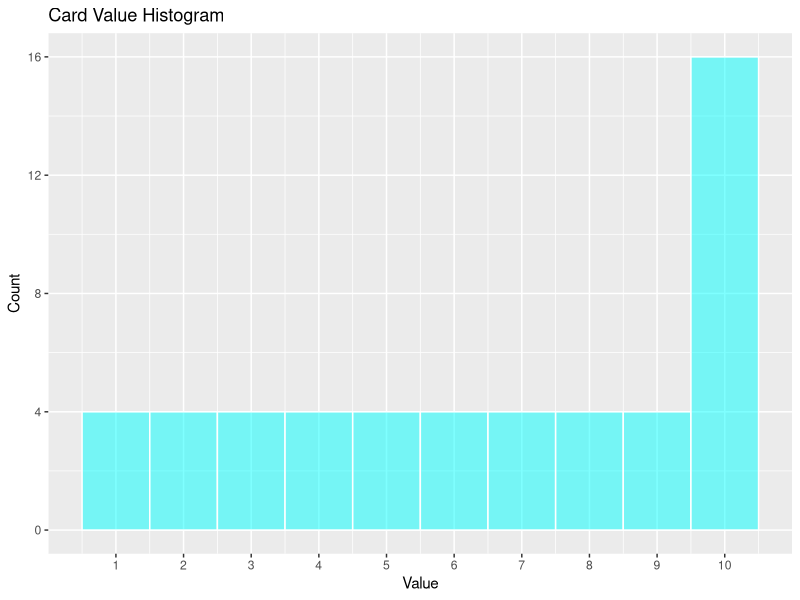
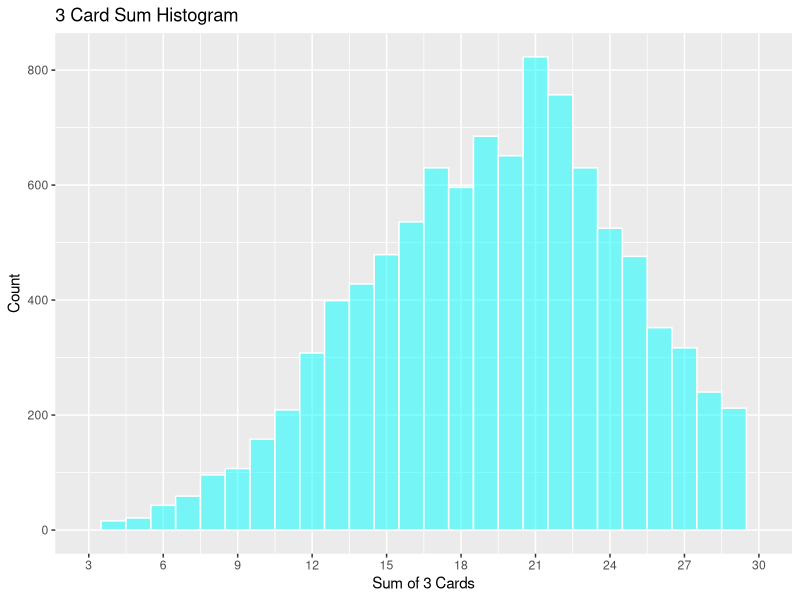

Recreate these plots in R, in order.
## ---- chunk 1
knitr::opts_chunk$set(warning=FALSE, message=FALSE)

# Source
# https://jefflirion.github.io/udacity/Intro_to_Descriptive_Statistics/Project.html
## ---- chunk 2
# Load libraries.
library(ggplot2)


# Create the deck.
faces <- c("Ace", as.character(seq(2, 10)), "Jack", "Queen", "King")

deck <- data.frame(cards = c(paste0(faces, " of spades"), 
                             paste0(faces, " of hearts"), 
                             paste0(faces, " of diamonds"), 
                             paste0(faces, " of clubs")), 
                   values = rep(c(seq(1, 9), rep(10, times = 4)), times = 4), 
                   stringsAsFactors = FALSE)

# Create the histogram.
ggplot(data = deck, aes(x = values)) + 
  geom_histogram(binwidth = 1, alpha = 0.5, fill = "cyan", colour = "white") + 
  labs(x = "Value", y = "Count", title = "Card Value Histogram") +
  scale_x_continuous(breaks = seq(1, 10), limits=c(0.5, 10.5)) +
  scale_y_continuous(breaks = seq(0, 16, 4))
## ---- chunk 3
summary(deck)

# Find the population sd.
sqrt(mean((deck$values-mean(deck$values))^2))
## ---- chunk 4
# The number of cards to pick
m <- 3

# The number of times to sample the deck
n <- 10000

# Initialize the data frame and name the columns.
samples <- data.frame(matrix(nrow = n, ncol = m + 1))
colnames(samples) <- c(paste0("card", seq(1:m)), "sum")

# Sample the deck n times, drawing m cards.
set.seed(1)
for(s in seq(1, n)) {
  pick_m <- sample(52, size = m)
  # Populate the samples data frame. First, populate the cards.
  samples[s, 1:m] <- deck$cards[pick_m]
  # Then, populate the sum column.
  samples$sum[s] <-sum(deck$values[pick_m])
}
## ---- chunk 5
# Get descriptive statistics.
summary(samples)

# Create the mode function.
getmode <- function(v) {
   uniqv <- unique(v)
   uniqv[which.max(tabulate(match(v, uniqv)))]
}

# Find the mode.
getmode(samples$sum)

# Find the variance.
var(samples$sum)

# Find the standard deviation of the samples.
sd(samples$sum)
## ---- chunk 6
ggplot(data = samples, aes(x = sum)) + 
  geom_histogram(binwidth = 1, alpha = 0.5, fill = "cyan", colour = "white") + 
  labs(x = "Sum of 3 Cards", y = "Count", title = "3 Card Sum Histogram") +
  scale_x_continuous(breaks = seq(3, 30, 3), limits=c(3, 30))
